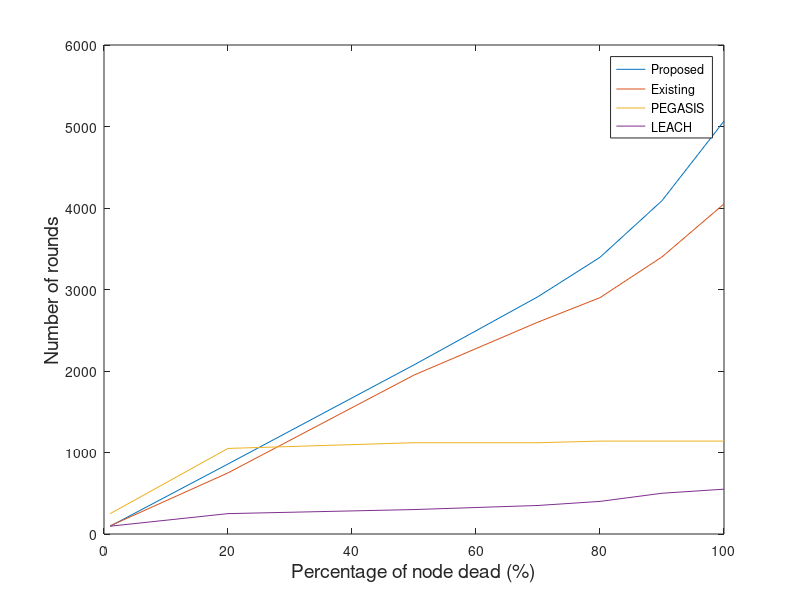

Reproduce this figure in MATLAB.
figure(11);
x=[1 20 50 70 80 90 100];
% the number of dead node : [1 80 200 280 320 360 400] 
y1=[100 750 1950 2600 2900 3400 4050];
y2=[96 859 2075 2912 3395 4090 5066]; % determine by yourself
y3=[96 250 300 350 400 500 550];
y4=[250 1050 1120 1120 1140 1140 1140 ];
plot(x,y2,x,y1,x,y4,x,y3);
legend('Proposed','Existing','PEGASIS','LEACH')
xlabel('Percentage of node dead (%)','fontsize',14);
ylabel('Number of rounds','fontsize',14);